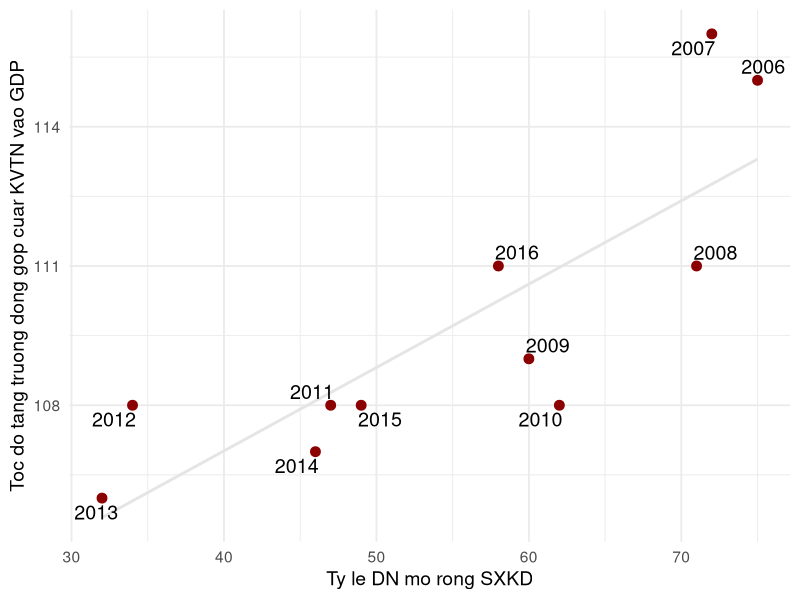
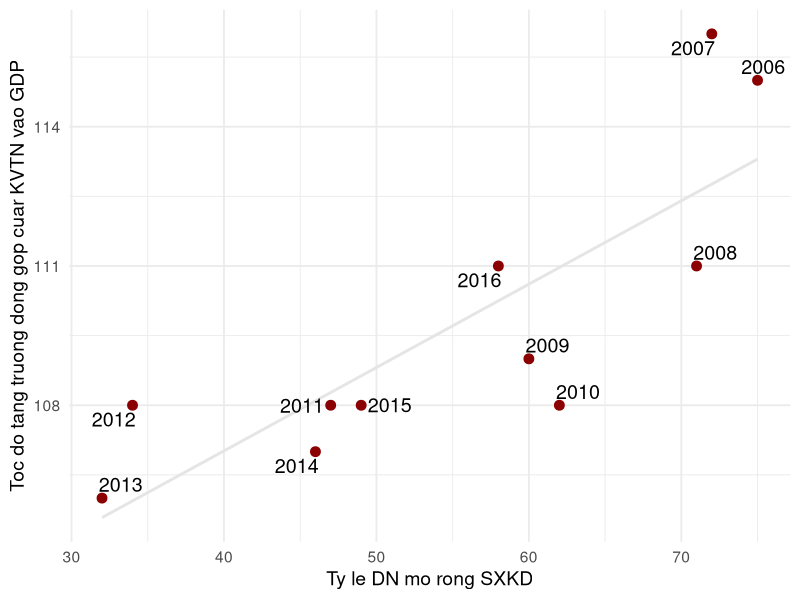

Source code (R) for these figures, in order:


library(ggplot2)
library(ggrepel)
library(tidyr)
library(dplyr)

dta <- read.csv("pci-bus-conf.csv", stringsAsFactors = FALSE)

dta %>%
    spread(bus_indicator, value) %>%
    rename(ind1 = `DN se mo rong SXKD`,
           ind2 = `Dong gop cua TN vao GDP`) %>%
    ggplot(aes(ind1, ind2)) +
    geom_point(size = 3, color = "red4") +
    geom_smooth(method = "lm", se = FALSE, color = "gray90") +
    geom_text_repel(aes(label = year), size = 5) +
    labs(x = "Ty le DN mo rong SXKD",
         y = "Toc do tang truong dong gop cuar KVTN vao GDP") +
    theme_minimal(base_size = 14)

ggsave(filename = "pci-remake.pdf")
